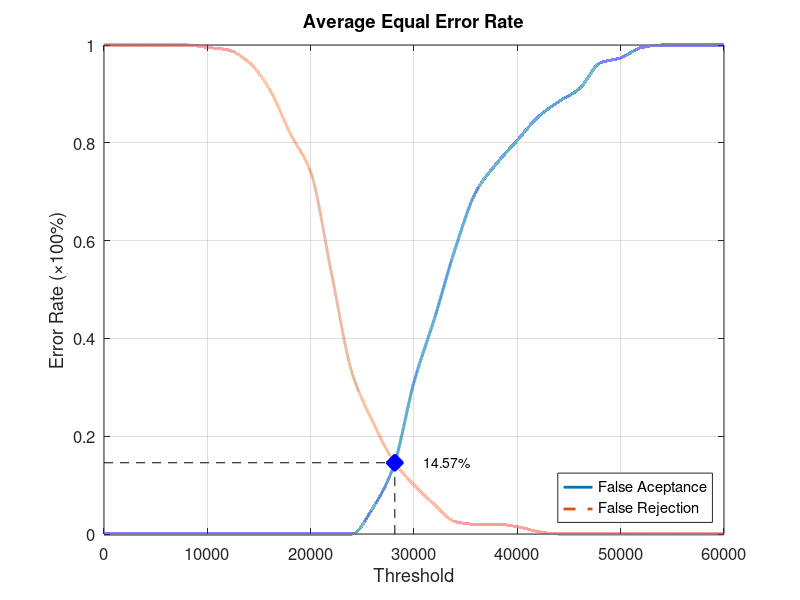
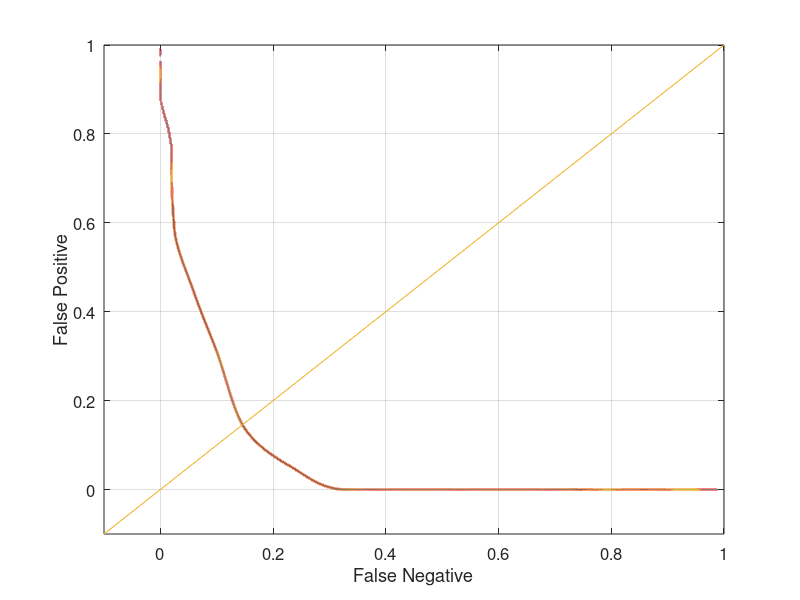

MATLAB code to generate these figures, in order:
function yEER = Database4_1
close all;
clear;
clc;
x = 0:2000:60000;
xq = 0:0.5:60000;

y0 = [0 0 0 0 0 0 0 0 0 0 0 0 0 0.0526316 0.136842 0.310526 0.442105 0.584211 0.7 0.757895 0.805263 0.852632 0.884211 0.910526 0.963158 0.973684 0.994737 1 1 1 1];
yy0 = interp1(x, y0, xq, 'pchip');
y1 = [1 1 1 1 1 0.995 0.99 0.965 0.91 0.82 0.74 0.535 0.33 0.23 0.15 0.1 0.06 0.025 0.02 0.02 0.015 0.005 0 0 0 0 0 0 0 0 0];
yy1 = interp1(x, y1, xq, 'pchip');

% Calculating EER: 
y2 = abs(y0 - y1);
find(y2 == min(y2))
yy2 = abs(yy0 - yy1);
xEER = find(yy2 == min(yy2));
xEERIndex = xq(xEER) % X-axis EER
yEER = yy0(xEER) % Y-axis EER

main = figure
plot(xq, yy0,'-','LineWidth', 2);	hold on
plot(xq, yy1,'--','LineWidth', 2);	hold on
plot([xEERIndex xEERIndex], [0 yEER], 'k--');	hold on
plot([0 xEERIndex], [yEER yEER], 'k--');	hold on
plot(xEERIndex, yEER, 'bx', 'LineWidth', 10);	hold on
text(xEERIndex + 10 * xEERIndex / 100, yEER, [num2str(round((10000 * yEER)) / 100) '%'])
legend('False Aceptance', 'False Rejection', 'Location', 'SouthEast')
xlabel('Threshold')
ylabel('Error Rate (\times100%)')
title('Average Equal Error Rate')
set(gca, 'FontSize', 12)
axis([0 60000 0 1])
grid on

print(main, 'Database4_1Main', '-dpng');
FNRxFPR = figure('Color', [1 1 1]);
plot(yy1, yy0, '-', yy1, yy0, 'LineWidth', 2);
hold on
y = -0.1:0.1:1
plot(y, y); 
set(gca, 'FontSize', 12)
xlabel('False Negative')
ylabel('False Positive')
axis([-0.1 1 -0.1 1])
set(gca, 'FontSize', 12)
grid on

print(FNRxFPR, 'Database4_1FNRxFPR','-dpng');
end
